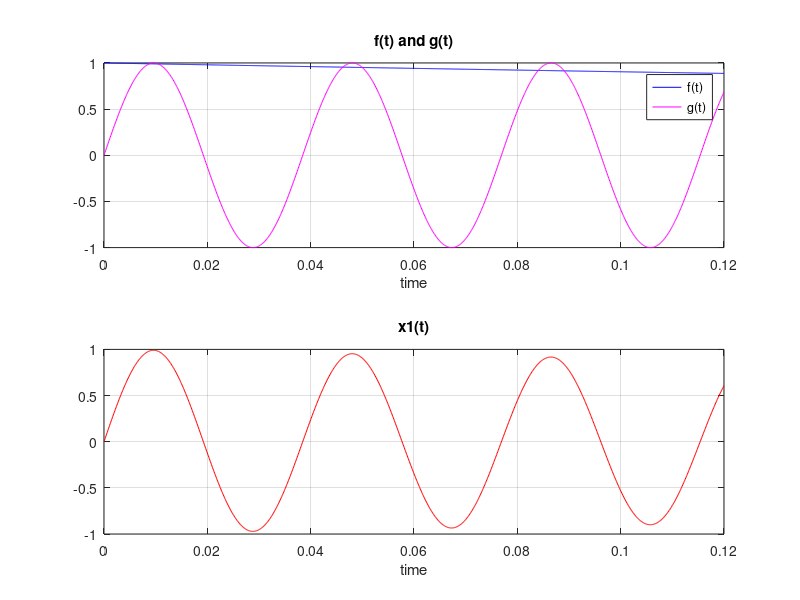

Source code (MATLAB):
t = (0:0.0001:0.12); 
%t = (-1:0.01:5)'; 
unitstep = zeros(size(t)); 
unitstep(t>=0) = 1; 
f= exp(-t);
g= sin(52*pi*t).*unitstep;
x= f.*g;

figure(4)
subplot(211)
plot(t,f,'b')
hold on
plot(t,g,'m')
title('f(t) and g(t)')
xlabel('time')
legend('f(t)','g(t)')
hold off
grid on;

subplot(212)
plot(t,x,'r')
title('x1(t)')
xlabel('time')
grid on;

